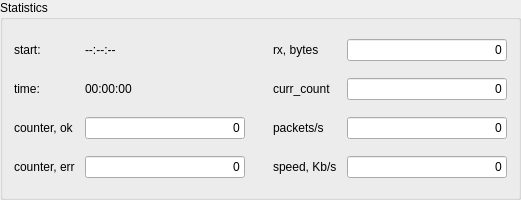
                  <widget class="QGroupBox" name="udpStatisticsGroupBox">
                    <property name="minimumSize">
                      <size>
                        <width>0</width>
                        <height>200</height>
                      </size>
                    </property>
                    <property name="title">
                      <string>Statistics</string>
                    </property>
                    <layout class="QGridLayout" name="udpStatisticsGridLayout">
                      <property name="horizontalSpacing">
                        <number>10</number>
                      </property>
                      <property name="verticalSpacing">
                        <number>9</number>
                      </property>
                      <item row="0" column="0">
                        <widget class="QLabel" name="udpStartTimeLabel">
                          <property name="text">
                            <string>start:</string>
                          </property>
                        </widget>
                      </item>
                      <item row="0" column="1">
                        <widget class="QLabel" name="udpStartTimeValueLabel">
                          <property name="text">
                            <string>--:--:--</string>
                          </property>
                          <property name="minimumSize">
                            <size>
                              <width>115</width>
                              <height>0</height>
                            </size>
                          </property>
                        </widget>
                      </item>
                      <item row="0" column="2">
                        <spacer name="udpStatisticsMiddleSpacerTop">
                          <property name="orientation">
                            <enum>Qt::Horizontal</enum>
                          </property>
                          <property name="sizeType">
                            <enum>QSizePolicy::Fixed</enum>
                          </property>
                          <property name="sizeHint" stdset="0">
                            <size>
                              <width>18</width>
                              <height>20</height>
                            </size>
                          </property>
                        </spacer>
                      </item>
                      <item row="0" column="3">
                        <widget class="QLabel" name="udpRxBytesLabel">
                          <property name="text">
                            <string>rx, bytes</string>
                          </property>
                          <property name="buddy">
                            <cstring>udpRxBytesLineEdit</cstring>
                          </property>
                        </widget>
                      </item>
                      <item row="0" column="4">
                        <widget class="QLineEdit" name="udpRxBytesLineEdit">
                          <property name="minimumSize">
                            <size>
                              <width>160</width>
                              <height>0</height>
                            </size>
                          </property>
                          <property name="focusPolicy">
                            <enum>Qt::NoFocus</enum>
                          </property>
                          <property name="text">
                            <string>0</string>
                          </property>
                          <property name="readOnly">
                            <bool>true</bool>
                          </property>
                          <property name="alignment">
                            <set>Qt::AlignRight|Qt::AlignTrailing|Qt::AlignVCenter</set>
                          </property>
                        </widget>
                      </item>
                      <item row="1" column="0">
                        <widget class="QLabel" name="udpElapsedTimeLabel">
                          <property name="text">
                            <string>time:</string>
                          </property>
                        </widget>
                      </item>
                      <item row="1" column="1">
                        <widget class="QLabel" name="udpElapsedTimeValueLabel">
                          <property name="text">
                            <string>00:00:00</string>
                          </property>
                          <property name="minimumSize">
                            <size>
                              <width>115</width>
                              <height>0</height>
                            </size>
                          </property>
                        </widget>
                      </item>
                      <item row="1" column="2">
                        <spacer name="udpStatisticsMiddleSpacerCenter">
                          <property name="orientation">
                            <enum>Qt::Horizontal</enum>
                          </property>
                          <property name="sizeType">
                            <enum>QSizePolicy::Fixed</enum>
                          </property>
                          <property name="sizeHint" stdset="0">
                            <size>
                              <width>18</width>
                              <height>20</height>
                            </size>
                          </property>
                        </spacer>
                      </item>
                      <item row="1" column="3">
                        <widget class="QLabel" name="udpCurrentCountLabel">
                          <property name="text">
                            <string>curr_count</string>
                          </property>
                          <property name="buddy">
                            <cstring>udpCurrentCountLineEdit</cstring>
                          </property>
                        </widget>
                      </item>
                      <item row="1" column="4">
                        <widget class="QLineEdit" name="udpCurrentCountLineEdit">
                          <property name="minimumSize">
                            <size>
                              <width>160</width>
                              <height>0</height>
                            </size>
                          </property>
                          <property name="focusPolicy">
                            <enum>Qt::NoFocus</enum>
                          </property>
                          <property name="text">
                            <string>0</string>
                          </property>
                          <property name="readOnly">
                            <bool>true</bool>
                          </property>
                          <property name="alignment">
                            <set>Qt::AlignRight|Qt::AlignTrailing|Qt::AlignVCenter</set>
                          </property>
                        </widget>
                      </item>
                      <item row="2" column="0">
                        <widget class="QLabel" name="udpCounterOkLabel">
                          <property name="text">
                            <string>counter, ok</string>
                          </property>
                          <property name="buddy">
                            <cstring>udpCounterOkLineEdit</cstring>
                          </property>
                        </widget>
                      </item>
                      <item row="2" column="1">
                        <widget class="QLineEdit" name="udpCounterOkLineEdit">
                          <property name="minimumSize">
                            <size>
                              <width>160</width>
                              <height>0</height>
                            </size>
                          </property>
                          <property name="focusPolicy">
                            <enum>Qt::NoFocus</enum>
                          </property>
                          <property name="text">
                            <string>0</string>
                          </property>
                          <property name="readOnly">
                            <bool>true</bool>
                          </property>
                          <property name="alignment">
                            <set>Qt::AlignRight|Qt::AlignTrailing|Qt::AlignVCenter</set>
                          </property>
                        </widget>
                      </item>
                      <item row="2" column="2">
                        <spacer name="udpStatisticsMiddleSpacerBottom">
                          <property name="orientation">
                            <enum>Qt::Horizontal</enum>
                          </property>
                          <property name="sizeType">
                            <enum>QSizePolicy::Fixed</enum>
                          </property>
                          <property name="sizeHint" stdset="0">
                            <size>
                              <width>18</width>
                              <height>20</height>
                            </size>
                          </property>
                        </spacer>
                      </item>
                      <item row="2" column="3">
                        <widget class="QLabel" name="udpPacketsPerSecondLabel">
                          <property name="text">
                            <string>packets/s</string>
                          </property>
                          <property name="buddy">
                            <cstring>udpPacketsPerSecondLineEdit</cstring>
                          </property>
                        </widget>
                      </item>
                      <item row="2" column="4">
                        <widget class="QLineEdit" name="udpPacketsPerSecondLineEdit">
                          <property name="minimumSize">
                            <size>
                              <width>160</width>
                              <height>0</height>
                            </size>
                          </property>
                          <property name="focusPolicy">
                            <enum>Qt::NoFocus</enum>
                          </property>
                          <property name="text">
                            <string>0</string>
                          </property>
                          <property name="readOnly">
                            <bool>true</bool>
                          </property>
                          <property name="alignment">
                            <set>Qt::AlignRight|Qt::AlignTrailing|Qt::AlignVCenter</set>
                          </property>
                        </widget>
                      </item>
                      <item row="3" column="0">
                        <widget class="QLabel" name="udpCounterErrLabel">
                          <property name="text">
                            <string>counter, err</string>
                          </property>
                          <property name="buddy">
                            <cstring>udpCounterErrLineEdit</cstring>
                          </property>
                        </widget>
                      </item>
                      <item row="3" column="1">
                        <widget class="QLineEdit" name="udpCounterErrLineEdit">
                          <property name="minimumSize">
                            <size>
                              <width>160</width>
                              <height>0</height>
                            </size>
                          </property>
                          <property name="focusPolicy">
                            <enum>Qt::NoFocus</enum>
                          </property>
                          <property name="text">
                            <string>0</string>
                          </property>
                          <property name="readOnly">
                            <bool>true</bool>
                          </property>
                          <property name="alignment">
                            <set>Qt::AlignRight|Qt::AlignTrailing|Qt::AlignVCenter</set>
                          </property>
                        </widget>
                      </item>
                      <item row="3" column="2">
                        <spacer name="udpStatisticsMiddleSpacerLast">
                          <property name="orientation">
                            <enum>Qt::Horizontal</enum>
                          </property>
                          <property name="sizeType">
                            <enum>QSizePolicy::Fixed</enum>
                          </property>
                          <property name="sizeHint" stdset="0">
                            <size>
                              <width>18</width>
                              <height>20</height>
                            </size>
                          </property>
                        </spacer>
                      </item>
                      <item row="3" column="3">
                        <widget class="QLabel" name="udpSpeedLabel">
                          <property name="text">
                            <string>speed, Kb/s</string>
                          </property>
                          <property name="buddy">
                            <cstring>udpSpeedLineEdit</cstring>
                          </property>
                        </widget>
                      </item>
                      <item row="3" column="4">
                        <widget class="QLineEdit" name="udpSpeedLineEdit">
                          <property name="minimumSize">
                            <size>
                              <width>160</width>
                              <height>0</height>
                            </size>
                          </property>
                          <property name="focusPolicy">
                            <enum>Qt::NoFocus</enum>
                          </property>
                          <property name="text">
                            <string>0</string>
                          </property>
                          <property name="readOnly">
                            <bool>true</bool>
                          </property>
                          <property name="alignment">
                            <set>Qt::AlignRight|Qt::AlignTrailing|Qt::AlignVCenter</set>
                          </property>
                        </widget>
                      </item>
                    </layout>
                  </widget>
